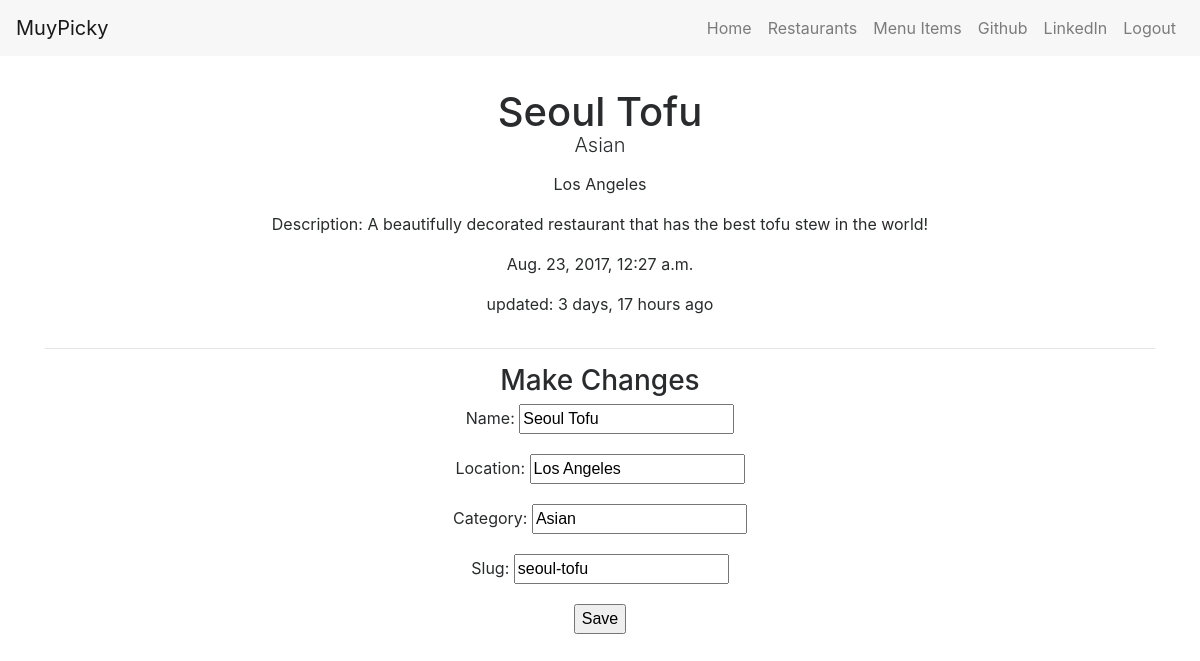
Page /muypicky/seoul-tofu/ (signed in) on the earlier database version.
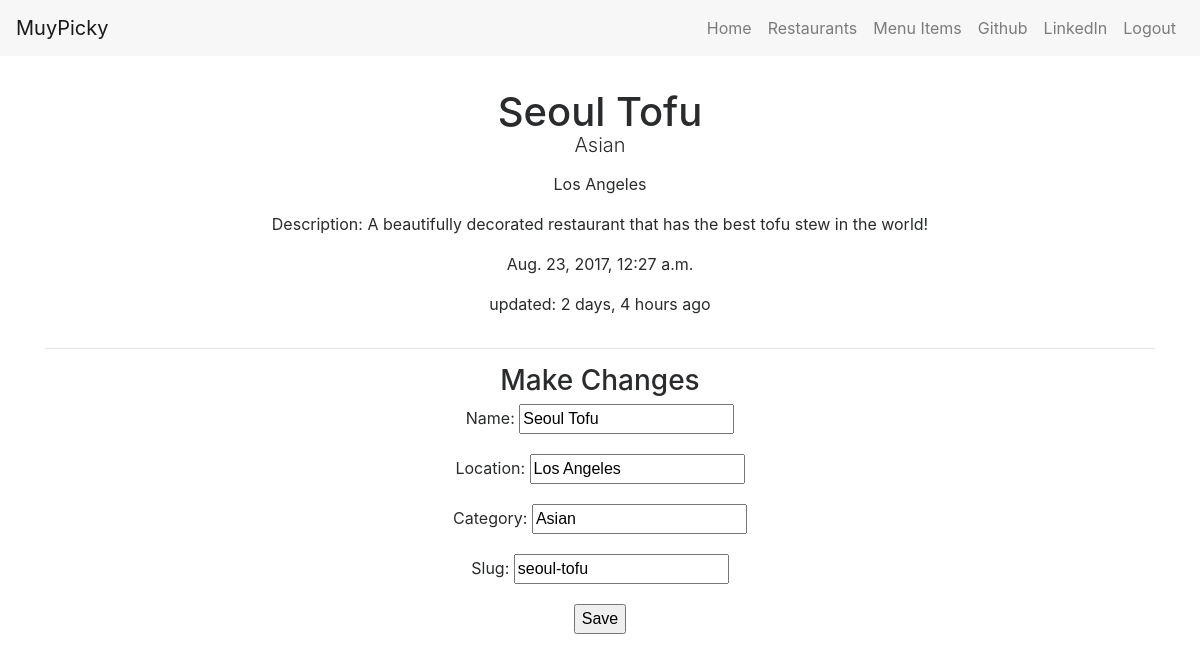
Same page on the later database version.
### muyPicky/models.py (models this page shows, shortened)
class RestaurantLocation(models.Model):
    owner       = models.ForeignKey(User)
    name        = models.CharField(max_length = 100)
    location    = models.CharField(max_length=100, null=True, blank=True)
    category    = models.CharField(max_length=100, null=True, blank=True, validators=[validate_category])
    description = models.TextField(default="")
    timestamp   = models.DateTimeField(auto_now_add=True)
    updated     = models.DateTimeField(auto_now=True)
    slug        = models.SlugField(null=True, blank=True)
    objects = RestaurantLocationManager() #add Mode.objects.all
    @property
    def title(self):
        return self.name

### muyPicky/views.py (the view)
# urls.py: url(r'^(?P<slug>[\w-]+)/$', RestaurantUpdateView.as_view(), name='detail'),
class RestaurantUpdateView(LoginRequiredMixin, UpdateView):
    form_class = RestaurantLocationCreateForm
    template_name = 'muyPicky/detail-update.html'
    login_url = '/login/'
    def get_context_data(self, *args, **kwargs):
        context = super(RestaurantUpdateView, self).get_context_data(*args, *kwargs)
        context['title'] = 'Update Restaurant'
        return context
    def get_queryset(self):
        return RestaurantLocation.objects.filter(owner=self.request.user)

### muyPicky/forms.py
class RestaurantLocationCreateForm(forms.ModelForm):
    class Meta:
        model = RestaurantLocation
        fields = [
            'name',
            'location',
            'category',
            'slug'
        ]

### muyPicky/models.py (called while the page is built)
    def get_queryset(self):
        return RestaurantLocationQuerySet(self.model, using=self._db)

### templates/muyPicky/detail-update.html (shortened to what this page needs)
{% extends 'base.html' %}
{% block content %}
    <div class="row">
        <div class="col-sm-8 text-center offset-sm-2">
        <h1>{{ form.instance.title }} <p class="lead">{{ form.instance.category }}</p></h1>
        <p>{{ form.instance.location }}</p>
        <p>Description: {{ object.description }}</p>
        <p>{{ form.instance.timestamp }}</p>
        <p>updated: {{ form.instance.updated|timesince }} ago</p>
        </div>
    </div>
        <hr />
    <div class="row">
    <div class="col-sm-8 text-center offset-sm-2">
        <h3>Make Changes</h3>
        {% include 'snippets/form-snippet.html' with form=form %}
    </div>
    </div>
{% endblock %}

### templates/snippets/form-snippet.html (shortened to what this page needs)
<form method="POST"> {% csrf_token %}
    {{ form.as_p }}
    <button type="submit">Save</button>
</form>

Differences in the rows shown:
changed RestaurantLocation "Seoul Tofu": instance.updated "3 days, 17 hours" → "2 days, 4 hours"
